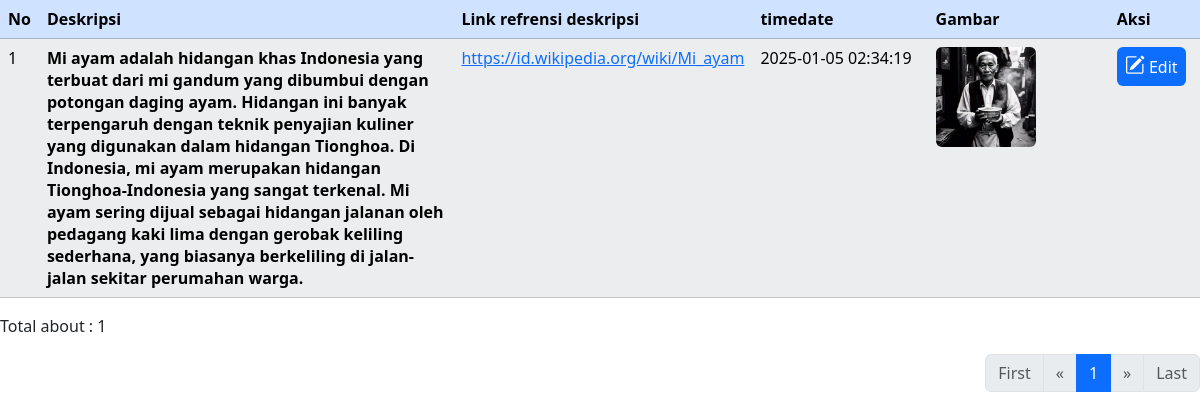
Page /about_data.php on the committed database.
### tables this page shows
CREATE TABLE `about` (
  `id` int(11) NOT NULL,
  `deskripsi` text NOT NULL,
  `link` varchar(255) DEFAULT NULL,
  `gambar` varchar(255) DEFAULT NULL,
  `timedate` datetime NOT NULL
);

### about_data.php (the view, shortened to what this page needs)
<head>
     <link
          rel="stylesheet"
          href="https://cdn.jsdelivr.net/npm/bootstrap-icons@1.11.1/font/bootstrap-icons.css" />
     <link
          href="https://cdn.jsdelivr.net/npm/bootstrap@5.3.2/dist/css/bootstrap.min.css"
          rel="stylesheet"
 />
     <link rel="stylesheet" href="css/font.css">
</head>
<body>
     <table class="table table-light table-striped table-hover" id="table">
          <thead class="table-primary">
               <tr>
                    <th>No</th>
                    <th class="col-5">Deskripsi</th>
                    <th class="col-2">Link refrensi deskripsi</th>
                    <th class="col-2">timedate</th>
                    <th class="col-2">Gambar</th>
                    <th class="col-2">Aksi</th>
               </tr>
          </thead>
          <tbody>
               <?php
               include 'koneksi.php';
               $hlm = (isset($_POST['hlm'])) ? $_POST['hlm'] : 1;
               $limit = 3;
               $limit_start = ($hlm - 1) * $limit;
               $sql = "SELECT * FROM about ORDER BY timedate DESC LIMIT $limit_start, $limit";
               $hasil = $conn->query($sql);
               $no = 1;
               while ($row = $hasil->fetch_assoc()) {
               ?>
                    <tr>
                         <td><?= $no++ ?></td>
                         <td class="align-middle"><strong><?= $row["deskripsi"] ?></strong></td>
                         <td><a href="<?= $row["link"] ?>"><?= $row["link"] ?></a></td>
                         <td><?= $row["timedate"] ?></td>
                         <td>
                              <?php if ($row["gambar"] != '' && file_exists('img_about/' . $row["gambar"])) { ?>
                                   <img src="img_about/<?= $row["gambar"] ?>" class="rounded" width="100">
                              <?php } ?>
                         </td>
                         <td>
                              <div class="d-flex align-items-center gap-3">
                                   <a href="#" title="edit" class="bg-primary p-2 rounded text-white text-decoration-none" data-bs-toggle="modal" data-bs-target="#modalEdit<?= $row["id"] ?>">
                                        <i class="bi bi-pencil-square text-white fs-5"></i>
                                        Edit
                                   </a>
                              </div>
                         </td>
                    </tr>
               <?php
               }
               ?>
          </tbody>
     </table>
     <?php
     $sql1 = "SELECT * FROM about";
     $hasil1 = $conn->query($sql1);
     $total_records = $hasil1->num_rows;
     ?>
     <p>Total about : <?php echo $total_records; ?></p>
     <nav class="mb-2">
          <ul class="pagination justify-content-end">
               <?php
               $jumlah_page = ceil($total_records / $limit);
               $jumlah_number = 1;
               $start_number = ($hlm > $jumlah_number) ? $hlm - $jumlah_number : 1;
               $end_number = ($hlm < ($jumlah_page - $jumlah_number)) ? $hlm + $jumlah_number : $jumlah_page;
               if ($hlm == 1) {
                    echo '<li class="page-item disabled"><a class="page-link" href="#">First</a></li>';
                    echo '<li class="page-item disabled"><a class="page-link" href="#"><span aria-hidden="true">&laquo;</span></a></li>';
               } else {
                    $link_prev = ($hlm > 1) ? $hlm - 1 : 1;
                    echo '<li class="page-item halaman" id="1"><a class="page-link" href="#">First</a></li>';
                    echo '<li class="page-item halaman" id="' . $link_prev . '"><a class="page-link" href="#"><span aria-hidden="true">&laquo;</span></a></li>';
               }
               for ($i = $start_number; $i <= $end_number; $i++) {
                    $link_active = ($hlm == $i) ? ' active' : '';
                    echo '<li class="page-item halaman ' . $link_active . '" id="' . $i . '"><a class="page-link" href="#">' . $i . '</a></li>';
               }
               if ($hlm == $jumlah_page) {
                    echo '<li class="page-item disabled"><a class="page-link" href="#"><span aria-hidden="true">&raquo;</span></a></li>';
                    echo '<li class="page-item disabled"><a class="page-link" href="#">Last</a></li>';
               }
               ?>
          </ul>
     </nav>
</body>
</html>

### rows in the picture
about: deskripsi "Mi ayam adalah hidangan khas Indonesia yang terbuat dari mi gandum yang dibumbui dengan potongan daging ayam. Hidangan ini banyak terpengaruh dengan teknik penyajian kuliner yang digunakan dalam hidangan Tionghoa. Di Indonesia, mi ayam merupakan hidangan Tionghoa-Indonesia yang sangat terkenal. Mi ayam sering dijual sebagai hidangan jalanan oleh pedagang kaki lima dengan gerobak keliling sederhana, yang biasanya berkeliling di jalan-jalan sekitar perumahan warga.", link "https://id.wikipedia.org/wiki/Mi_ayam", timedate "2025-01-05 02:34:19", gambar (picture)

### other values in the picture
$total_records "1"
